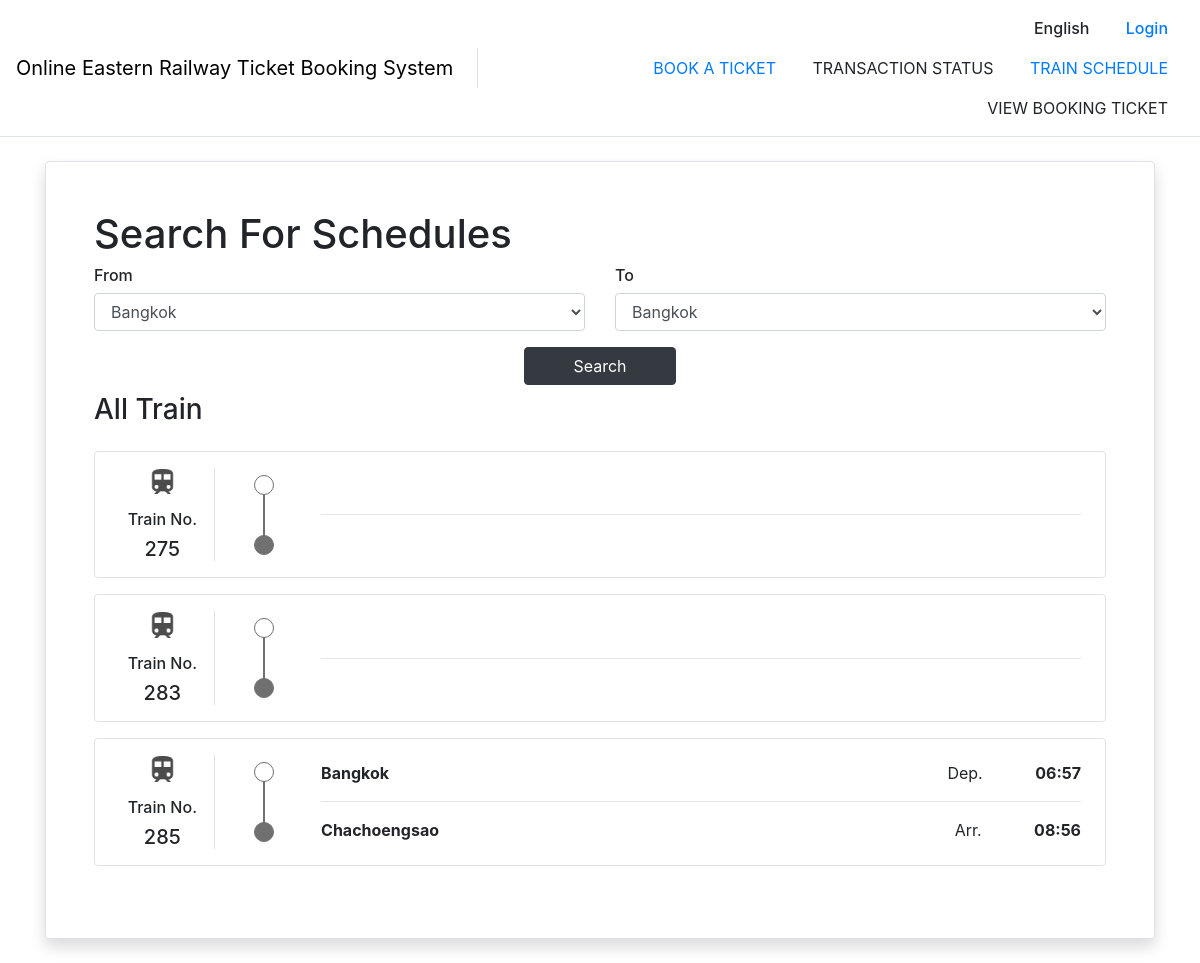
Page /schedule/ on the committed database.
### schedule/models.py (models this page shows)
class Train(models.Model):
    EXPRESS = 'EX'
    LOCAL = 'LC'
    train_name = models.TextField()
    trainType = (
        (EXPRESS, "Express"),
        (LOCAL, "Local")
    )
    train_type = models.TextField(
        choices=trainType,
        default=LOCAL
    )
    amount_of_passenger = models.IntegerField(null=True)

class Station(models.Model):
    station_name = models.TextField()
    english_station_name = models.TextField(null=True)

class Timetable(models.Model):
    train = models.ForeignKey(Train, on_delete=models.CASCADE)
    station = models.ForeignKey(Station, on_delete=models.CASCADE, null=True)
    arrived_time = models.TimeField(null=True)
    departed_time = models.TimeField(null=True)

### schedule/views.py (the view, shortened to what this page needs)
# urls.py: path('', views.SearchTimetable.as_view(), name="searchTimetable")
class SearchTimetable(View):
    def get(self, request):
        context = prepare_context(request, show_navbar=True)
        context['train'] = Train.objects.all()
        context['timetable'] = Timetable.objects.all()
        context['station'] = Station.objects.all()
        return render(request, 'schedule/searchTimetable.html', context=context)

### account/utils.py (called while the page is built)
def prepare_context(request, show_navbar=True):
    context = {
        'show_navbar': show_navbar
    }
    if request.user.is_authenticated:
        user = User.objects.get(username=request.user.username)
        context['current_user'] = user
    return context

### schedule/templates/schedule/searchTimetable.html (shortened to what this page needs)
{% extends "base.html" %}
{% load static %}
{% block content %}
<div class="my-4">
  <div class="w-100 rounded border shadow p-5">
    <div class="row">
      <div class="col">
        <h1>Search For Schedules</h1>
        <form class="row" action="#" method="POST">
          <div class="col-6">
            <h6>From</h6>
            <div class="form-group ml-0">
              <select class="form-control" name="from">
                {% for st in station %}
                  <option value="{{st.id}}">{{st.english_station_name}}</option>
                {% endfor %}
              </select>
            </div>
          </div>
          <div class="col-6">
            <h6>To</h6>
            <div class="form-group ml-0">
              <select class="form-control" name="to">
                {% for st in station %}
                  <option value="{{st.id}}">{{st.english_station_name}}</option>
                {% endfor %}
              </select>
            </div>
          </div>
          <button type="submit" class="btn btn-dark px-5 mx-auto">Search</button>
        </form>
        {% if schedule == null %}
        <div class="py-2">
          <div class="d-flex justify-content-between">
            <h3>All Train</h3>
          </div>
          <div id="display-schedule">
            {% for tr in train %}
            <div data-toggle="collapse" href="#collapse_{{ tr.id }}" role="button"
               aria-expanded="false" aria-controls="collapse_{{ tr.id }}" style="cursor: pointer">
              <div class="d-flex flex-wrap rounded border w-100 p-3 my-3">
                <div class="d-flex w-100 justify-content-center align-items-center">
                  <div class="border-right text-center" style="min-width: 90px;">
                    <figure class="w-25 mx-auto">
                      <img src="{% static 'image/train.png' %}" class="mx-auto img-fluid"
                          alt="Train">
                    </figure>
                    <h6>Train No.</h6>
                    <h5 class="mb-0">{{ tr.train_name }}</h5>
                  </div>
                  <div class="d-none d-md-inline-block vertical-line mx-3 mx-md-4 mx-lg-5">
                    <div class="circle d-block"></div>
                    <div class="circle d-block"></div>
                  </div>
                  <div class="d-inline-block w-100 mr-auto px-2">
                    {% for tt in timetable %}
                    {% if tr.id == tt.train_id and tt.arrived_time is None %}
                    <div class="d-block d-sm-flex justify-content-between">
                      {% for st in station %}
                      {% if tt.station_id == st.id %}
                      <span class="text-bold">{{ st.english_station_name }}</span>
                      {% endif %}
                      {% endfor %}
                      <div class="d-inline-block ml-sm-1 ml-md-auto">
                        <span class="mr-sm-3 mr-md-5">Dep.</span>
                        <span class="text-bold">{{ tt.departed_time |time:'H:i' }}</span>
                      </div>
                    </div>
                    {% endif %}
                    {% endfor %}
                    <hr>
                    {% for tt in timetable %}
                    {% if tr.id == tt.train_id and tt.departed_time is None %}
                    <div class="d-block d-sm-flex justify-content-between ">
                      {% for st in station %}
                      {% if tt.station_id == st.id %}
                      <span class="text-bold">{{ st.english_station_name }}</span>
                      {% endif %}
                      {% endfor %}
                      <div class="d-inline-block ml-sm-1 ml-md-auto">
                        <span class="mr-sm-3 mr-md-5">Arr.</span>
                        <span class="text-bold">{{ tt.arrived_time | time:'H:i' }}</span>
                      </div>
                    </div>
                    {% endif %}
                    {% endfor %}
                  </div>
                </div>
              </div>
            </div>
            {% endfor %}
          </div>
        </div>
      </div>
      {% endif %}
    </div>
  </div>
</div>
</div>
{% endblock content %}

### templates/base.html (shortened to what this page needs)
<!DOCTYPE html>
{% load static %}
<html lang="en">
<head>
  <link rel="stylesheet" type="text/css" href="{% static 'css/bootstrap.min.css'%}">
  <link rel="stylesheet" type="text/css" href="{% static 'css/bootstrap-select.min.css'%}">
  <link rel="stylesheet" type="text/css" href="{% static 'css/styles.css'%}">
</head>
<body>
  {% if show_navbar %}
  <nav class="navbar navbar-expand-lg navbar-light border-bottom">
    <div class="d-none d-lg-flex w-100 justify-content-center align-items-center">
      <div class="navbar-brand border-right pr-4 h-50">
        <div class="my-auto">
          <a class="d-inline-block my-auto"  href={% url 'dashboard' %} style="text-decoration: none; color: black;">Online Eastern Railway Ticket Booking System </a>
        </div>
      </div>
      <div class="text-right w-100">
        <div class="row align-content-right">
          <div class="col" style="font-weight: 500;">
            <a class="nav-link d-inline-block">English</a>
            {% if request.user.is_authenticated %}
              <div class="nav-item dropdown d-inline-block">
                <a class="nav-link dropdown-toggle" href="#" id="profileDropdown" role="button" data-toggle="dropdown" aria-haspopup="true" aria-expanded="false">
                  {% if user.first_name and user.last_name %}
                    {{ user.first_name }} {{ user.last_name }}
                  {% else %}
                    {{ user.username}}
                  {% endif %}
                </a>
                <div class="dropdown-menu dropdown-menu-right" aria-labelledby="profileDropdown">
                  <a class="dropdown-item" href="{% url 'logout' %}">Logout</a>
                </div>
              </div>
            {% else %}
              <a class="nav-link d-inline-block" href={% url 'login'%}>Login</a>
            {% endif %}
          </div>
        </div>
        <div class="row align-content-right">
          <div class="col text-uppercase">
            <a class="nav-link d-inline-block" href={% url 'searchSchedules' %}>BOOK A TICKET</a>
            <a class="nav-link d-inline-block">TRANSACTION STATUS</a>
            <a class="nav-link d-inline-block" href={% url 'searchTimetable' %}>TRAIN SCHEDULE</a>
            <a class="nav-link d-inline-block">VIEW BOOKING TICKET</a>
          </div>
        </div>
      </div>
    </div>
  </nav>
  {% endif %}
  <div id="content" class="container appear-fade-start">
    {% block content %}
    {% endblock content %}
</body>
</html>

### static/css/styles.css (style rules this page uses)
body { font-family: -apple-system, BlinkMacSystemFont, "Segoe UI", Roboto, "Sarabun", "Helvetica Neue", Arial, "Noto Sans", sans-serif, "Apple Color Emoji", "Segoe UI Emoji", "Segoe UI Symbol", "Noto Color Emoji" !important; }
.appear-fade-start { opacity: 0; animation: appear-fade 0.25s ease-out 0.1s 1 forwards; }
.text-bold { font-weight: bold; }

### rows in the picture
Train: train_name "275"
Train: train_name "283"
Train: train_name "285"
Timetable: departed_time "06:57"
Station: english_station_name "Bangkok"
Timetable: arrived_time "08:56"
Station: english_station_name "Chachoengsao"

### other values in the picture
form field from "Bangkok"
form field to "Bangkok"
